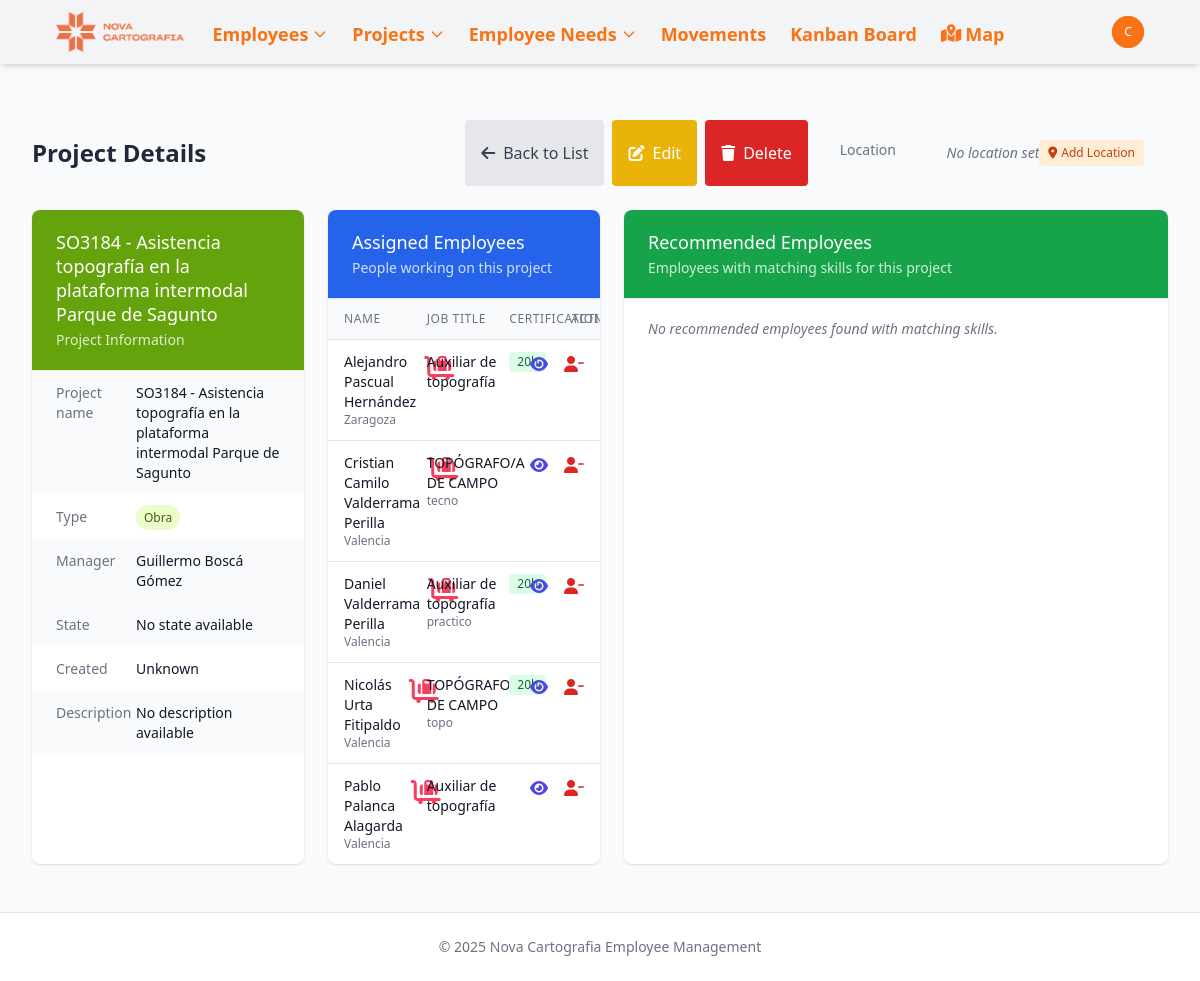
/projects/120/ (signed in), run on an earlier commit of the app's database.
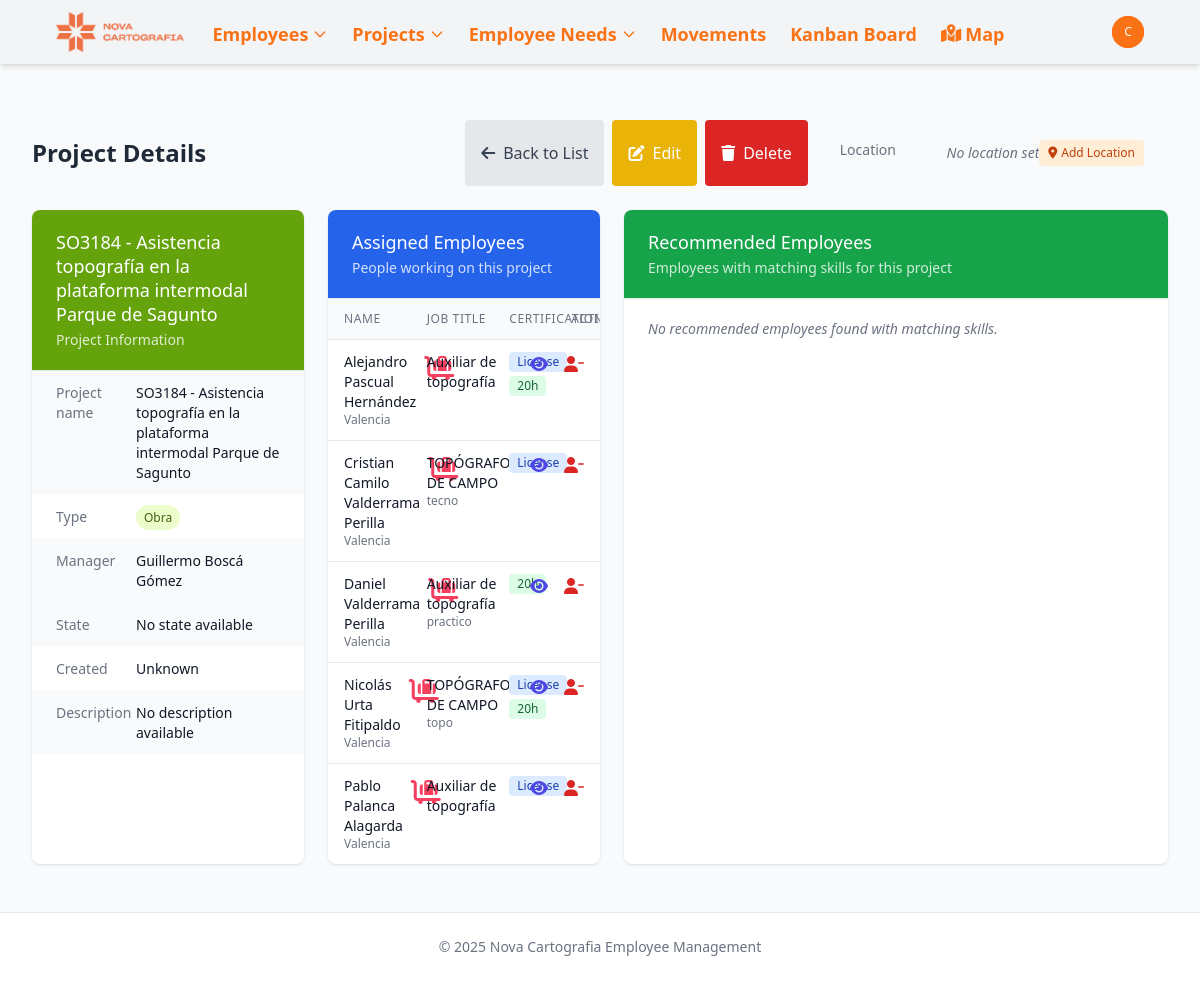
And on a later commit of the database.
### novacartografia_employee_management/models.py (models this page shows, shortened)
class Employee(models.Model):
    name = models.CharField(max_length=100)
    job = models.CharField(max_length=100)
    project_id = models.ForeignKey(Project, on_delete=models.SET_NULL, related_name='employee_set', blank=True, null=True)
    street = models.CharField(max_length=100, blank=True, null=True)
    city = models.CharField(max_length=100, blank=True, null=True)
    active = models.BooleanField(default=True, help_text="Indicates if the employee is currently active")
    start_date = models.DateField(default=timezone.now, help_text="When the employee started working", null=True, blank=True)
    end_date = models.DateField(blank=True, null=True, help_text="When the employee ended working, if applicable")
    state = models.CharField(max_length=50, default='valencia',
           choices=[
                ('Araba (Álava)', 'Álava'),
                ('Albacete', 'Albacete'),
                ('Alacant (Alicante)', 'Alicante'),
                ('Almería', 'Almería'),
                ('Asturias', 'Asturias'),
                ('Ávila', 'Ávila'),
                ('Badajoz', 'Badajoz'),
                ('Barcelona', 'Barcelona'),
                ('Burgos', 'Burgos'),
                ('Cáceres', 'Cáceres'),
                ('Cádiz', 'Cádiz'),
                ('Cantabria', 'Cantabria'),
                ('Castelló (Castellón)', 'Castellón'),
                ('Ceuta', 'Ceuta'),
                ('Ciudad Real', 'Ciudad Real'),
                ('Córdoba', 'Córdoba'),
                ('Cuenca', 'Cuenca'),
                ('Gerona', 'Gerona'),
                ('Granada', 'Granada'),
                ('Guadalajara', 'Guadalajara'),
                ('Gipuzkoa (Guipúzcoa)', 'Guipúzcoa'),
                ('Huelva', 'Huelva'),
                ('Huesca', 'Huesca'),
                ('Islas Baleares', 'Islas Baleares'),
                ('Jaén', 'Jaén'),
                ('A Coruña (La Coruña)', 'La Coruña'),
                ('La Rioja', 'La Rioja'),
                ('Las Palmas', 'Las Palmas'),
                ('León', 'León'),
                ('Lérida', 'Lérida'),
                ('Lleida', 'Lérida'),  # Agregado porque aparece en tu CSV
                ('Lugo', 'Lugo'),
                ('Madrid', 'Madrid'),
                ('Málaga', 'Málaga'),
                ('Melilla', 'Melilla'),
                ('Murcia', 'Murcia'),
                ('Navarra (Nafarroa)', 'Navarra'),  # Corregido para coincidir con el CSV
                ('Orense', 'Orense'),
                ('Palencia', 'Palencia'),
                ('Pontevedra', 'Pontevedra'),
                ('Salamanca', 'Salamanca'),
                ('Santa Cruz de Tenerife', 'Santa Cruz de Tenerife'),
                ('Segovia', 'Segovia'),
                ('Sevilla', 'Sevilla'),
                ('Soria', 'Soria'),
                ('Tarragona', 'Tarragona'),
                ('Teruel', 'Teruel'),
                ('Toledo', 'Toledo'),
                ('Valencia', 'Valencia'),
                ('Valladolid', 'Valladolid'),
                ('Bizkaia (Vizcaya)', 'Vizcaya'),
                ('Zamora', 'Zamora'),
                ('Zaragoza', 'Zaragoza'),
            ])
    latitude = models.FloatField(null=True, blank=True)
    longitude = models.FloatField(null=True, blank=True)
    academic_training = models.CharField(max_length=100, blank=True, null=True)
    driver_license = models.BooleanField(default=False)
    twenty_hours = models.BooleanField(default=False)
    sixty_hours = models.BooleanField(default=False)
    confine = models.BooleanField(default=False)
    height = models.BooleanField(default=False)
    mining = models.BooleanField(default=False)
    railway_carriage = models.BooleanField(default=False)
    railway_mounting = models.BooleanField(default=False)
    building = models.BooleanField(default=False)
    office_work = models.BooleanField(default=False)
    scanner = models.BooleanField(default=False)
    leveling = models.BooleanField(default=False)
    static = models.BooleanField(default=False)
    drag = models.BooleanField(default=False)
    locked = models.BooleanField(default=False, help_text="Indicates if the employee is locked for a future project")
    vacations_from = models.DateField(blank=True, null=True)
    vacations_to = models.DateField(blank=True, null=True)
    leave_from = models.DateField(blank=True, null=True)
    leave_to = models.DateField(blank=True, null=True)
    end_contract = models.BooleanField(default=False, help_text="Indicates if the employee's contract is ending soon")

### novacartografia_employee_management/views.py (the view)
# urls.py: path('projects/<int:pk>/', views.project_detail, name='project_detail'),
@login_required
def project_detail(request, pk):
    project = get_object_or_404(Project, pk=pk)
    required_skill_fields = [skill for skill in [
        'twenty_hours', 'sixty_hours', 'confine', 'height', 'mining',  # Verificamos que 'height' está aquí
        'railway_carriage', 'railway_mounting', 'building',
        'office_work', 'scanner', 'leveling', 'static', 'drag'
    ] if getattr(project, skill, False)]
    print(f"Required skills: {required_skill_fields}")
    print(f"Project height value: {project.height}")
    required_skills_count = len(required_skill_fields)
    if required_skills_count > 0:
        skill_filter = reduce(operator.or_, [Q(**{skill: True}) for skill in required_skill_fields])
        employees = Employee.objects.filter(skill_filter)
        matching_employees = []
        for emp in employees:
            matches = sum(1 for skill in required_skill_fields if getattr(emp, skill, False))
            if 'height' in required_skill_fields:
                print(f"Employee {emp.name} height: {emp.height}, height matches: {'height' in required_skill_fields and emp.height}")
            percentage = (matches / required_skills_count) * 100
            emp.match_count = matches
            emp.required_count = required_skills_count
            emp.match_percentage = percentage
            emp.is_available = emp.project_id is None
            matching_employees.append(emp)
        matching_employees.sort(key=lambda e: (-e.match_percentage, e.name))
        employees_with_matching_skills = matching_employees[:30]
    else:
        employees_with_matching_skills = []
    context = {
        'project': project,
        'employees_with_matching_skills': employees_with_matching_skills,
        'debug': True,  # Añadir para mostrar mensajes de debug en la template
    }
    return render(request, 'novacartografia_employee_management/project_detail.html', context)

### templates/novacartografia_employee_management/project_detail.html (shortened to what the changed rows need)
{% extends "base.html" %}
{% block content %}
<div class="mb-6 flex justify-between items-center">
    <h2 class="text-2xl font-bold text-gray-800">Project Details</h2>
</div>
<div class="flex flex-col md:flex-row gap-6 mb-6">
    <div class="w-full md:w-1/2">
        <div class="bg-white shadow overflow-hidden sm:rounded-lg h-full">
            <div class="border-t border-gray-200">
                {% with assigned_employees=project.employee_set.all %}
                {% if assigned_employees %}
                <ul class="divide-y divide-gray-200 max-h-[calc(100vh-300px)] overflow-y-auto">
                    {% for employee in assigned_employees %}
                    <li class="px-4 py-3">
                        <div class="grid grid-cols-12 gap-2">
                            <div class="col-span-4">
                                <div class="flex items-center">
                                    <div class="flex">
                                        <div>
                                            <div class="text-sm font-medium text-gray-900">{{ employee.name }}</div>
                                            <div class="text-xs text-gray-500">{{ employee.get_state_display }}</div>
                                        </div>
                                        <div class="ml-2">
                                            {% if employee.state == project.state %}
                                            <i class="fa-solid fa-home text-2xl text-lime-400"></i>
                                            {% else %}
                                            <i class="fa-solid fa-cart-flatbed-suitcase text-2xl text-rose-500"></i>
                                            {% endif %}
                                        </div>
                                    </div>
                                </div>
                            </div>
                            <div class="col-span-4">
                                <div class="text-sm text-gray-900">{{ employee.job|default:"Not specified" }}</div>
                                <div class="text-xs text-gray-500">{{ employee.academic_training|default:"" }}</div>
                            </div>
                            <div class="col-span-3">
                                <div class="flex flex-wrap gap-1">
                                    {% if employee.driver_license %}
                                        <span class="inline-flex items-center px-2 py-0.5 rounded text-xs font-medium bg-blue-100 text-blue-800">
                                            License
                                        </span>
                                    {% endif %}
                                    {% if employee.twenty_hours %}
                                        <span class="inline-flex items-center px-2 py-0.5 rounded text-xs font-medium bg-green-100 text-green-800">
                                            20h
                                        </span>
                                    {% endif %}
                                </div>
                            </div>
                            <div class="col-span-1 flex justify-end space-x-4">
                                <a href="{% url 'employee_detail' employee.id %}" class="text-indigo-600 hover:text-indigo-900">
                                    <i class="fas fa-eye"></i>
                                </a>
                                <form method="post" action="{% url 'unassign_employee_from_project' employee.id %}" style="display: inline;">
                                    <button type="submit" class="text-red-600 hover:text-red-900 border-0 bg-transparent p-0"
                                            onclick="return confirm('Are you sure you want to unassign {{ employee.name }} from this project?');">
                                        <i class="fas fa-user-minus"></i>
                                    </button>
                                </form>
                            </div>
                        </div>
                    </li>
                    {% endfor %}
                </ul>
                {% endif %}
                {% endwith %}
            </div>
        </div>
    </div>
{% endblock %}

What changed in the data, as far as the page shows it:
changed Employee "Alejandro Pascual Hernández": state "Zaragoza" → "Valencia"; now shows "License"
changed Employee "Cristian Camilo Valderrama Perilla": now shows "License"
changed Employee "Nicolás Urta Fitipaldo": now shows "License"
changed Employee "Pablo Palanca Alagarda": now shows "License"
